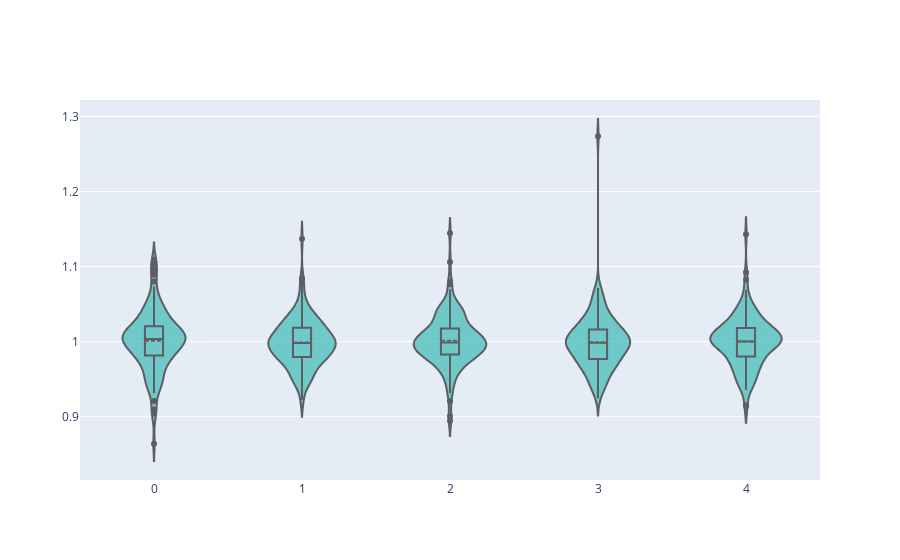

Source (notebook cell):
### Code cell
# plotting violins to see the spread of intraday changes on each day with a different library
fig = go.Figure(data=go.Violin(y=df['intraday'], x=df['dayofweek'], box_visible=True, line_color='black',
                               meanline_visible=True, fillcolor='lightseagreen', opacity=0.6,
                               ))
fig.show()

### Figure 1 — Plotly figure (JSON) as saved in the notebook; plotly's stock layout.template omitted (floating-point values rounded to 4 significant figures; data arrays with more than 128 entries replaced by an {"elided": "..."} marker saying what was removed)
{"data": [{"box": {"visible": true}, "fillcolor": "lightseagreen", "line": {"color": "black"}, "meanline": {"visible": true}, "opacity": 0.6, "type": "violin", "x": {"elided": "706 int values"}, "y": {"elided": "706 float values"}}], "layout": {}}
